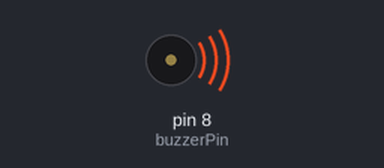
A sketch run on a simulated Arduino Uno, built with avr-gcc and run on an emulated ATmega328P. Parts: buzzer (waves = sounding).

Above: at 0.2 s.
At 5.0 s:
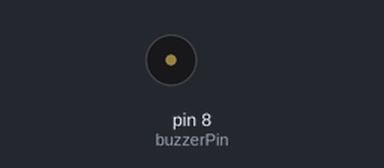
Timing chart, 0 to 6.4 s (numbered marks = the images above):
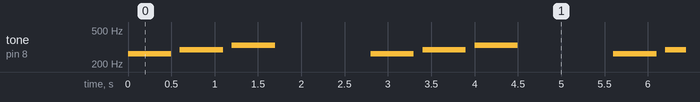

Measured:
- by itself, tone on pin 8 (buzzerPin): repeats every 2.8 s: silent 0.10 s, 294 Hz 0.50 s, silent 0.10 s, 330 Hz 0.50 s, silent 1.1 s, 262 Hz 0.50 s

The sketch:

04_Passive_Buzzer_Sound.ino
```cpp
// (licence header left out)
// Define buzzer pin
const int buzzerPin = 8;

void setup() {
  // No setup required for tone() function
}

void loop() {
  // Play three simple tones (C, D, E)

  tone(buzzerPin, 262, 500);   // C4 note, 262 Hz for 500 ms
  delay(600);                  // wait before next note

  tone(buzzerPin, 294, 500);   // D4 note, 294 Hz for 500 ms
  delay(600);

  tone(buzzerPin, 330, 500);   // E4 note, 330 Hz for 500 ms
  delay(600);

  noTone(buzzerPin);           // Stop playing sound
  delay(1000);                 // Pause before repeating
}
```
